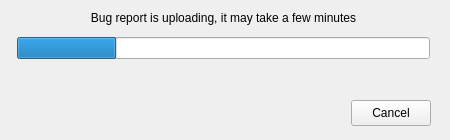
<?xml version="1.0" encoding="UTF-8"?>
<ui version="4.0">
 <class>ProgressIndicatorDialog</class>
 <widget class="QDialog" name="ProgressIndicatorDialog">
  <property name="windowModality">
   <enum>Qt::NonModal</enum>
  </property>
  <property name="geometry">
   <rect>
    <x>0</x>
    <y>0</y>
    <width>450</width>
    <height>140</height>
   </rect>
  </property>
  <property name="minimumSize">
   <size>
    <width>450</width>
    <height>140</height>
   </size>
  </property>
  <property name="maximumSize">
   <size>
    <width>450</width>
    <height>140</height>
   </size>
  </property>
  <property name="windowTitle">
   <string>Uploading bug report</string>
  </property>
  <property name="styleSheet">
   <string notr="true"/>
  </property>
  <layout class="QVBoxLayout" name="verticalLayout">
   <property name="spacing">
    <number>9</number>
   </property>
   <property name="rightMargin">
    <number>10</number>
   </property>
   <item>
    <widget class="QWidget" name="wContainer" native="true">
     <layout class="QVBoxLayout" name="verticalLayout_2">
      <property name="spacing">
       <number>12</number>
      </property>
      <property name="leftMargin">
       <number>6</number>
      </property>
      <property name="topMargin">
       <number>0</number>
      </property>
      <property name="rightMargin">
       <number>10</number>
      </property>
      <property name="bottomMargin">
       <number>0</number>
      </property>
      <item>
       <widget class="QLabel" name="lText">
        <property name="minimumSize">
         <size>
          <width>40</width>
          <height>0</height>
         </size>
        </property>
        <property name="maximumSize">
         <size>
          <width>16777215</width>
          <height>16777215</height>
         </size>
        </property>
        <property name="text">
         <string>Bug report is uploading, it may take a few minutes</string>
        </property>
        <property name="alignment">
         <set>Qt::AlignCenter</set>
        </property>
        <property name="wordWrap">
         <bool>true</bool>
        </property>
       </widget>
      </item>
      <item>
       <widget class="QProgressBar" name="progressBar">
        <property name="value">
         <number>24</number>
        </property>
        <property name="textVisible">
         <bool>false</bool>
        </property>
        <property name="format">
         <string/>
        </property>
        <property name="type" stdset="0">
         <string notr="true">mega</string>
        </property>
       </widget>
      </item>
     </layout>
    </widget>
   </item>
   <item>
    <spacer name="verticalSpacer">
     <property name="orientation">
      <enum>Qt::Vertical</enum>
     </property>
     <property name="sizeHint" stdset="0">
      <size>
       <width>20</width>
       <height>10</height>
      </size>
     </property>
    </spacer>
   </item>
   <item>
    <widget class="QWidget" name="widget" native="true">
     <property name="minimumSize">
      <size>
       <width>0</width>
       <height>32</height>
      </size>
     </property>
     <property name="maximumSize">
      <size>
       <width>16777215</width>
       <height>32</height>
      </size>
     </property>
     <layout class="QHBoxLayout" name="horizontalLayout">
      <property name="leftMargin">
       <number>0</number>
      </property>
      <property name="topMargin">
       <number>0</number>
      </property>
      <property name="rightMargin">
       <number>9</number>
      </property>
      <property name="bottomMargin">
       <number>0</number>
      </property>
      <item>
       <spacer name="horizontalSpacer">
        <property name="orientation">
         <enum>Qt::Horizontal</enum>
        </property>
        <property name="sizeHint" stdset="0">
         <size>
          <width>293</width>
          <height>20</height>
         </size>
        </property>
       </spacer>
      </item>
      <item>
       <widget class="QPushButton" name="bCancel">
        <property name="minimumSize">
         <size>
          <width>0</width>
          <height>26</height>
         </size>
        </property>
        <property name="maximumSize">
         <size>
          <width>16777215</width>
          <height>26</height>
         </size>
        </property>
        <property name="cursor">
         <cursorShape>PointingHandCursor</cursorShape>
        </property>
        <property name="text">
         <string>Cancel</string>
        </property>
        <property name="autoDefault">
         <bool>false</bool>
        </property>
        <property name="type" stdset="0">
         <string notr="true">outline</string>
        </property>
        <property name="dimension" stdset="0">
         <string notr="true">small</string>
        </property>
       </widget>
      </item>
     </layout>
    </widget>
   </item>
  </layout>
 </widget>
 <resources/>
 <connections/>
</ui>
